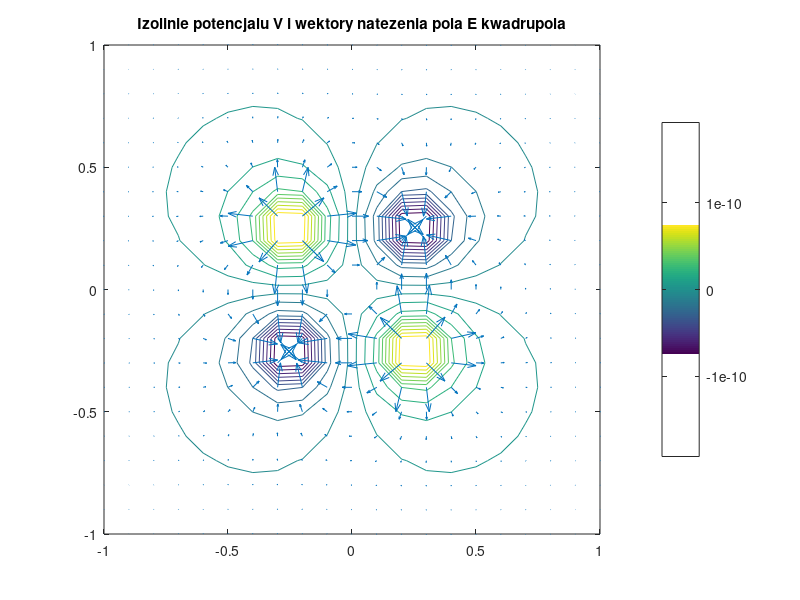
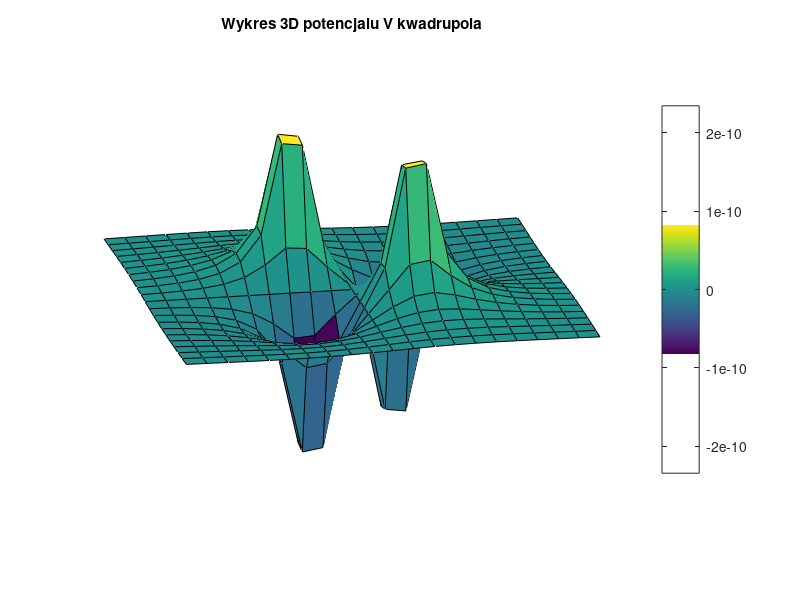

Here is the MATLAB script that generated these plots, in order:
% Tomasz Targiel
% Lista 10
% Zadanie 2 (Polecenie 3)

% Skrypt rysujacy rozklad potencjalu i natezenia pola elektrycznego dla ukladu 4 dowolnych ladunkow lezacych w rogach kwadratu

% W moim przypadku zdecydowalem sie na rysowanie kwadrupola elektrycznego
% Kwadrupol elektryczny to uklad czterech ladunkow o tej samej bezwglednej
% wartosci (para dodatnich i para ujemnych), tworzacych kwadrat o bokach
% laczacych ladunki przeciwnego znaku - mysle, ze to ciekawszy wybor niz
% cztery dodatnie ladunki

clear all; clf; clc

pi = 3.14159; % Deklaruje wartosc pi
eps0 = 8.854187817 .* 10 .^ (-12); % Deklaruje wartosc przenikalnosci elektrycznej prozni
Q = 1; % Definiuje wartosc kazdego z ladunkow (takie same, poniewaz bede rysowal kwadrupol elektryczny)

r = -1:0.1:1; % Definiuje zakres (od -1 do 1) z krokiem 0.1
[x, y] = meshgrid(r); % Na podstawie zakresu 

% Definiuje odleglosci w taki sposob, by kazdy z ladunkow znajdowal sie w rogach kwadratu
R1 = ((x - 0.25) .^ 2 + (y + 0.25) .^ 2) .^ 0.5; % Lewy gorny
R2 = ((x + 0.25) .^ 2 + (y + 0.25) .^ 2) .^ 0.5; % Prawy gorny
R3 = ((x - 0.25) .^ 2 + (y - 0.25) .^ 2) .^ 0.5; % Lewy dolny
R4 = ((x + 0.25) .^ 2 + (y - 0.25) .^ 2) .^ 0.5; % Prawy dolny

% Zakladamy, ze q/(4 pi eo) = 1
% V = (1 ./ R1) + (1 ./ R2) + (1 ./ R3) + (1 ./ R4);

% Nic nie zakladamy, liczymy to jak ludzie
V = ((1 ./ 4 .* pi .* eps0) .* (Q ./ R1 - Q ./ R2 - Q ./ R3 + Q ./ R4)); % Obliczam wartosc potencjalu dla kwadrupola elektrycznego

figure(1) % W tym oknie bede pokazywal potencjal V i natezenie pola E kwadrupola
[px, py] = gradient(-V, 0.1, 0.1); % Obliczam wektory natezenia pola elektrycznego
contour(r, r, V, 20); % Rysuje izolinie na podstawie wczesniej zdefiniowanego zakresu (r), ktore beda wskazywac okreslony (w zaleznosci od izolinii) potencjal
hold on;
quiver(r, r, px, py); % Rysuje wektory natezenia pola na podstawie wczesniejszych obliczen (px, py)
hold off;
colorbar; % Po prawej stronie okna umieszczam wskaznik kolorystyczny dzieki ktoremu bedzie mozna odczytac wartosc potencjalu na podstawie koloru
title('Izolinie potencjalu V i wektory natezenia pola E kwadrupola');

figure(2) % W tym oknie bede pokazywal wykres 3D potencjalu
surf(x, y, V); % Rysuje trojwymiarowy wykres (na osi Z wskazywana bedzie wartosc potencjalu)
axis off; % Wylaczam osie
view(-11.25, 20); % Ustawiam wykres w pozadanej perspektywie
colorbar; % Po prawej stronie okna umieszczam wskaznik kolorystyczny dzieki ktoremu bedzie mozna odczytac wartosc potencjalu na podstawie koloru
title('Wykres 3D potencjalu V kwadrupola');
